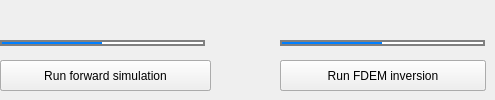
           <widget class="QWidget" name="widget_2" native="true">
            <widget class="QPushButton" name="pb_run_tdem_classification">
             <property name="geometry">
              <rect>
               <x>280</x>
               <y>60</y>
               <width>206</width>
               <height>31</height>
              </rect>
             </property>
             <property name="text">
              <string>Run TDEM classification</string>
             </property>
            </widget>
            <widget class="QProgressBar" name="pbar_rfi">
             <property name="geometry">
              <rect>
               <x>280</x>
               <y>40</y>
               <width>205</width>
               <height>6</height>
              </rect>
             </property>
             <property name="styleSheet">
              <string notr="true">QProgressBar {   border: 2px solid grey;   border-radius: 5px;   background-color: #FFFFFF;}QProgressBar::chunk {   background-color: #007FFF;   width: 10px;}QProgressBar {   border: 2px solid grey;   border-radius: 5px;   text-align: center;}</string>
             </property>
             <property name="maximum">
              <number>0</number>
             </property>
             <property name="value">
              <number>-1</number>
             </property>
             <property name="textVisible">
              <bool>false</bool>
             </property>
            </widget>
            <widget class="QPushButton" name="pb_run_fdem_forward_simulation">
             <property name="geometry">
              <rect>
               <x>0</x>
               <y>60</y>
               <width>211</width>
               <height>31</height>
              </rect>
             </property>
             <property name="text">
              <string>Run forward simulation</string>
             </property>
            </widget>
            <widget class="QPushButton" name="pb_run_fdem_inversion">
             <property name="geometry">
              <rect>
               <x>280</x>
               <y>60</y>
               <width>206</width>
               <height>31</height>
              </rect>
             </property>
             <property name="text">
              <string>Run FDEM inversion</string>
             </property>
            </widget>
            <widget class="QPushButton" name="pb_run_tdem_forward_simulation">
             <property name="geometry">
              <rect>
               <x>0</x>
               <y>60</y>
               <width>211</width>
               <height>31</height>
              </rect>
             </property>
             <property name="text">
              <string>Run forward simulation</string>
             </property>
            </widget>
            <widget class="QProgressBar" name="pbar_rfs">
             <property name="geometry">
              <rect>
               <x>0</x>
               <y>40</y>
               <width>205</width>
               <height>6</height>
              </rect>
             </property>
             <property name="styleSheet">
              <string notr="true">QProgressBar {   border: 2px solid grey;   border-radius: 5px;   background-color: #FFFFFF;}QProgressBar::chunk {   background-color: #007FFF;   width: 10px;}QProgressBar {   border: 2px solid grey;   border-radius: 5px;   text-align: center;}</string>
             </property>
             <property name="maximum">
              <number>0</number>
             </property>
             <property name="value">
              <number>-1</number>
             </property>
             <property name="textVisible">
              <bool>false</bool>
             </property>
            </widget>
            <zorder>pb_run_tdem_forward_simulation</zorder>
            <zorder>pb_run_tdem_classification</zorder>
            <zorder>pbar_rfi</zorder>
            <zorder>pb_run_fdem_forward_simulation</zorder>
            <zorder>pb_run_fdem_inversion</zorder>
            <zorder>pbar_rfs</zorder>
           </widget>
